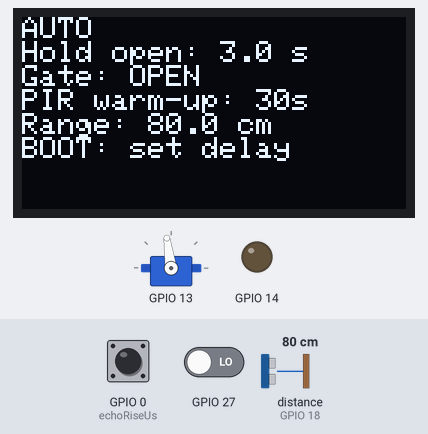
This sketch was run on a simulated ESP32. Parts: servo, 128×64 one-colour display, output pins drawn as LEDs (lit = HIGH). Wiring (inferred from the names in the program): ultrasonic range finder: trigger GPIO 5; echo GPIO 18. The inputs (shaded band) are chosen by the test bench; at power-on: distance to the obstacle (sensor on GPIO 18) 80 cm, GPIO 0 (echoRiseUs) HIGH, GPIO 27 LOW (analog values on the 0–4095 scale). The echo pulse lasts 58.3 µs per cm; servo pulses on a pin are drawn as a servo (544–2400 µs = 0–180°); pins used as bus, display or sensor lines are not drawn; what the sketch prints to the serial monitor is not drawn.

Above: at 1.2 s.
1.3 s: distance to the obstacle (sensor on GPIO 18) set to 2 cm
At 2.7 s:
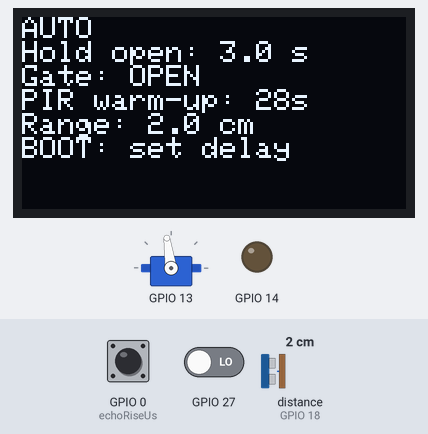
3.7 s: distance to the obstacle (sensor on GPIO 18) set to 4 cm
At 5.0 s:
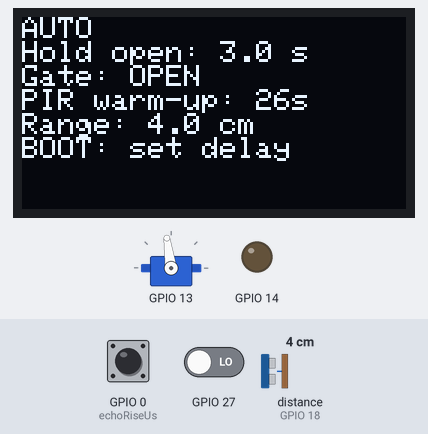
7.7 s: distance to the obstacle (sensor on GPIO 18) set to 9 cm
At 31.4 s:
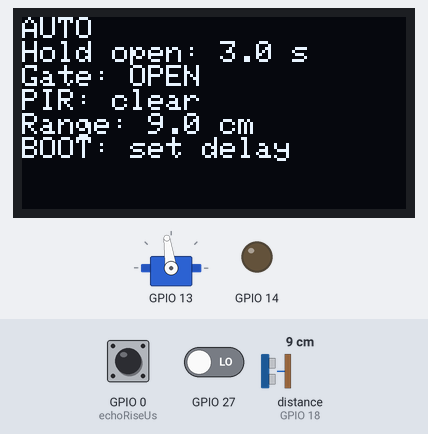
Timing chart, 0 to 31.7 s (numbered marks = the images above; inputs shaded):
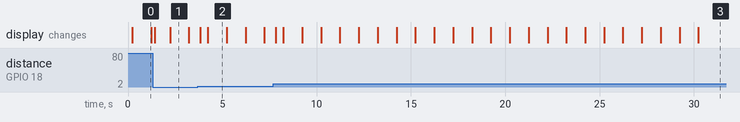

The sketch:

SecureIndustrialGate.ino
```cpp
/**
 * @file SecureIndustrialGate.ino
 * @brief Scenario 1 gate control with button-selected hold-delay tuning.
 *
 * PIR motion opens the gate. With a clear path, the selected delay controls
 * automatic closure. BOOT enters/leaves MANUAL delay adjustment (3-15 s).
 * An obstruction below 20 cm during closure freezes the gate and chirps once.
 * After the path clears, the OLED counts down five seconds before closing.
 * A returning obstruction or lost echo cancels the countdown.
 * UART reports live status and accepts HOLD 3-15, OPEN and CLOSE.
 * OLED SPI/I2C options and all supplied GPIO assignments are preserved.
 */

#include <Arduino.h>
#include <Adafruit_GFX.h>
#include <Adafruit_SSD1306.h>
#include <Wire.h>
#include <ctype.h>
#include <stdlib.h>
#include <string.h>
#include <esp_arduino_version.h>
#include <soc/gpio_struct.h>

#ifndef OLED_USE_SPI
#define OLED_USE_SPI 1
#endif
#ifndef ACTIVE_BUZZER
#define ACTIVE_BUZZER 1
#endif

// Pin assignments and timing.
namespace Pins {
constexpr uint8_t OLED_SCL = 22, OLED_SDA = 21, OLED_RESET = 32, OLED_DC = 33, OLED_CS = 23;
constexpr uint8_t POTENTIOMETER = 34, PIR = 27, ULTRASONIC_TRIGGER = 5, ULTRASONIC_ECHO = 18;
constexpr uint8_t BUZZER = 14, SERVO = 13, BOOT_BUTTON = 0;
}
namespace Timing {
constexpr uint32_t PIR_WARM_UP_MS = 30000, POT_SAMPLE_MS = 50, ULTRASONIC_INTERVAL_MS = 100;
constexpr uint32_t ULTRASONIC_TIMEOUT_US = 30000, OLED_REFRESH_MS = 200;
constexpr uint32_t BUTTON_POLL_MS = 10, BUTTON_DEBOUNCE_MS = 35;
constexpr uint32_t SERVO_OPEN_STEP_MS = 15, SERVO_CLOSE_STEP_MS = 22, BUZZER_ON_MS = 130;
constexpr uint32_t SAFETY_COUNTDOWN_MS = 5000, SERIAL_STATUS_MS = 1000;
}
namespace Limits {
constexpr float OBSTRUCTION_CM = 20.0F, MIN_VALID_DISTANCE_CM = 2.0F,
                MAX_VALID_DISTANCE_CM = 450.0F;
constexpr uint32_t HOLD_MIN_MS = 3000, HOLD_MAX_MS = 15000;
constexpr int CLOSED_ANGLE = 10, OPEN_ANGLE = 100;
constexpr uint16_t SERVO_MIN_PULSE_US = 500, SERVO_MAX_PULSE_US = 2400, SERVO_PERIOD_US = 20000;
constexpr uint8_t SERVO_PWM_CHANNEL = 0, SERVO_PWM_BITS = 16;
constexpr uint16_t PASSIVE_BUZZER_HZ = 2400;
}

constexpr uint8_t OLED_WIDTH = 128, OLED_HEIGHT = 64;
#if OLED_USE_SPI
Adafruit_SSD1306 display(OLED_WIDTH, OLED_HEIGHT, Pins::OLED_SDA, Pins::OLED_SCL, Pins::OLED_DC,
                         Pins::OLED_RESET, Pins::OLED_CS);
#else
Adafruit_SSD1306 display(OLED_WIDTH, OLED_HEIGHT, &Wire, Pins::OLED_RESET);
#endif

enum class Mode : uint8_t { AUTO, MANUAL, SAFETY };
enum class Motion : uint8_t { CLOSED, OPENING, OPEN, CLOSING, HALTED };
enum class RangePhase : uint8_t { IDLE, TRIGGER_HIGH, WAITING_FOR_ECHO };

// Controller state.
Mode mode = Mode::AUTO;
Motion motion = Motion::OPEN;
RangePhase ultrasonicPhase = RangePhase::IDLE;
int gateAngle = Limits::OPEN_ANGLE, targetAngle = Limits::OPEN_ANGLE;
uint32_t holdOpenMs = Limits::HOLD_MIN_MS, holdStartedMs = 0, bootMs = 0;
uint32_t lastServoStepMs = 0, lastPotSampleMs = 0, lastOledRefreshMs = 0;
uint32_t ultrasonicCycleStartedUs = 0, lastUltrasonicStartMs = 0;
uint32_t potFiltered = 0;
bool potInitialised = false, pirMotion = false, oledReady = false;
float distanceCm = NAN;
bool distanceValid = false;
uint32_t distanceUpdatedMs = 0;
bool buzzerOn = false;
uint32_t buzzerStartedMs = 0;
bool safetyCountingDown = false;
uint32_t safetyClearStartedMs = 0;
volatile uint32_t echoRiseUs = 0, capturedEchoDurationUs = 0;
volatile bool echoSampleReady = false, echoCaptureArmed = false, bootEdgePending = false;
portMUX_TYPE echoMux = portMUX_INITIALIZER_UNLOCKED;
bool buttonRawPressed = false, buttonStablePressed = false, buttonPressArmed = false;
uint32_t buttonRawChangedMs = 0, lastButtonPollMs = 0;
char serialCommand[24] = {};
uint8_t serialCommandLength = 0;
bool serialCommandInvalid = false;
char serialOutput[128] = "Ready. Commands: HOLD 3-15, OPEN, CLOSE. Press Enter to send.\n";
size_t serialOutputOffset = 0;
uint32_t lastSerialStatusMs = 0;

/**
 * @brief Check an elapsed interval safely across timer rollover.
 * @param now Current timer value.
 * @param since Starting timer value.
 * @param interval Required interval in the same units.
 * @return True when the interval has elapsed.
 */
bool hasElapsed(const uint32_t now, const uint32_t since, const uint32_t interval) {
  return static_cast<uint32_t>(now - since) >= interval;
}

/**
 * @brief Configure the existing 50 Hz servo PWM output.
 * @return True when PWM initialization succeeds.
 */
bool initialiseServoPwm() {
#if ESP_ARDUINO_VERSION_MAJOR >= 3
  return ledcAttachChannel(Pins::SERVO, 50, Limits::SERVO_PWM_BITS, Limits::SERVO_PWM_CHANNEL);
#else
  ledcSetup(Limits::SERVO_PWM_CHANNEL, 50, Limits::SERVO_PWM_BITS);
  ledcAttachPin(Pins::SERVO, Limits::SERVO_PWM_CHANNEL);
  return true;
#endif
}

/**
 * @brief Convert an angle to the calibrated PWM pulse and duty cycle.
 * @param angle Requested servo angle in degrees.
 * @return Nothing.
 */
void writeServoAngle(const int angle) {
  const int constrainedAngle = constrain(angle, 0, 180);
  const uint32_t pulseUs =
    map(constrainedAngle, 0, 180, Limits::SERVO_MIN_PULSE_US, Limits::SERVO_MAX_PULSE_US);
  const uint32_t maximumDuty = (1UL << Limits::SERVO_PWM_BITS) - 1UL;
  const uint32_t duty = (pulseUs * maximumDuty) / Limits::SERVO_PERIOD_US;
#if ESP_ARDUINO_VERSION_MAJOR >= 3
  ledcWriteChannel(Limits::SERVO_PWM_CHANNEL, duty);
#else
  ledcWrite(Limits::SERVO_PWM_CHANNEL, duty);
#endif
}

/**
 * @brief Capture ultrasonic echo edges through the GPIO input register.
 * @return Nothing.
 */
void IRAM_ATTR onUltrasonicEchoChange() {
  if (!echoCaptureArmed) return;
  uint32_t nowUs = micros();
  if (GPIO.in & (1UL << Pins::ULTRASONIC_ECHO)) {
    echoRiseUs = nowUs;
    return;
  }
  if (echoRiseUs == 0) return;
  portENTER_CRITICAL_ISR(&echoMux);
  capturedEchoDurationUs = static_cast<uint32_t>(nowUs - echoRiseUs);
  echoSampleReady = true;
  echoCaptureArmed = false;
  portEXIT_CRITICAL_ISR(&echoMux);
  echoRiseUs = 0;
}

/**
 * @brief Flag a BOOT edge for debouncing in the main loop.
 * @return Nothing.
 */
void IRAM_ATTR onBootButtonChange() {
  bootEdgePending = true;
}

/**
 * @brief Get the gate motion label for the OLED and UART.
 * @param value Current motion state.
 * @return The corresponding display label.
 */
const char *motionName(Motion value) {
  static const char *names[] = { "CLOSED", "OPENING", "OPEN", "CLOSING", "HALTED" };
  return names[static_cast<uint8_t>(value)];
}

/**
 * @brief Switch the active buzzer or passive piezo output.
 * @param enabled Whether the warning should sound.
 * @return Nothing.
 */
void setBuzzerOutput(bool enabled) {
#if ACTIVE_BUZZER
  digitalWrite(Pins::BUZZER, enabled ? HIGH : LOW);
#else
  if (enabled) tone(Pins::BUZZER, Limits::PASSIVE_BUZZER_HZ);
  else noTone(Pins::BUZZER);
#endif
}

/**
 * @brief End the single safety warning chirp without blocking.
 * @param now Current millisecond timestamp.
 * @return Nothing.
 */
void updateBuzzer(uint32_t now) {
  if (buzzerOn && hasElapsed(now, buzzerStartedMs, Timing::BUZZER_ON_MS)) {
    setBuzzerOutput(false);
    buzzerOn = false;
  }
}

/**
 * @brief Read the dial only in MANUAL and set the hold-open delay.
 * @param now Current millisecond timestamp.
 * @return Nothing.
 */
void updatePotentiometer(uint32_t now) {
  if (mode != Mode::MANUAL || !hasElapsed(now, lastPotSampleMs, Timing::POT_SAMPLE_MS)) return;
  lastPotSampleMs = now;
  const uint16_t sample = analogRead(Pins::POTENTIOMETER);
  if (!potInitialised) {
    potFiltered = sample;
    potInitialised = true;
  } else {
    potFiltered = (potFiltered * 7U + sample) / 8U;
  }
  holdOpenMs = map(potFiltered, 0, 4095, Limits::HOLD_MIN_MS, Limits::HOLD_MAX_MS);
}

/**
 * @brief Schedule trigger pulses and consume interrupt-captured echoes without blocking.
 * @param now Current millisecond timestamp.
 * @param nowUs Current microsecond timestamp.
 * @return Nothing.
 */
void updateUltrasonic(uint32_t now, uint32_t nowUs) {
  if (ultrasonicPhase == RangePhase::IDLE) {
    if (hasElapsed(now, lastUltrasonicStartMs, Timing::ULTRASONIC_INTERVAL_MS)) {
      echoRiseUs = 0;
      portENTER_CRITICAL(&echoMux);
      echoSampleReady = false;
      echoCaptureArmed = true;
      portEXIT_CRITICAL(&echoMux);
      digitalWrite(Pins::ULTRASONIC_TRIGGER, HIGH);
      ultrasonicCycleStartedUs = nowUs;
      lastUltrasonicStartMs = now;
      ultrasonicPhase = RangePhase::TRIGGER_HIGH;
    }
    return;
  }
  if (ultrasonicPhase == RangePhase::TRIGGER_HIGH) {
    if (hasElapsed(nowUs, ultrasonicCycleStartedUs, 10U)) {
      digitalWrite(Pins::ULTRASONIC_TRIGGER, LOW);
      ultrasonicCycleStartedUs = nowUs;
      ultrasonicPhase = RangePhase::WAITING_FOR_ECHO;
    }
    return;
  }
  bool sampleReady = false;
  uint32_t echoDurationUs = 0;
  portENTER_CRITICAL(&echoMux);
  if (echoSampleReady) {
    sampleReady = true;
    echoDurationUs = capturedEchoDurationUs;
    echoSampleReady = false;
  }
  portEXIT_CRITICAL(&echoMux);
  if (sampleReady) {
    float cm = (echoDurationUs * 0.0343F) / 2.0F;
    distanceUpdatedMs = now;
    distanceValid = cm >= Limits::MIN_VALID_DISTANCE_CM && cm <= Limits::MAX_VALID_DISTANCE_CM;
    distanceCm = distanceValid ? cm : NAN;
    ultrasonicPhase = RangePhase::IDLE;
    return;
  }
  if (hasElapsed(nowUs, ultrasonicCycleStartedUs, Timing::ULTRASONIC_TIMEOUT_US)) {
    portENTER_CRITICAL(&echoMux);
    echoCaptureArmed = false;
    echoSampleReady = false;
    portEXIT_CRITICAL(&echoMux);
    echoRiseUs = 0;
    distanceCm = NAN;
    distanceValid = false;
    distanceUpdatedMs = now;
    ultrasonicPhase = RangePhase::IDLE;
  }
}

/**
 * @brief Check whether the last ultrasonic measurement is valid and recent.
 * @param now Current millisecond timestamp.
 * @return True for a valid reading less than three sample intervals old.
 */
bool distanceIsFresh(uint32_t now) {
  return distanceValid && !hasElapsed(now, distanceUpdatedMs, Timing::ULTRASONIC_INTERVAL_MS * 3U);
}

/**
 * @brief Require a fresh distance above 20 cm for closing or recovery.
 * @param now Current millisecond timestamp.
 * @return True when the path is clear.
 */
bool isPathClear(uint32_t now) {
  return distanceIsFresh(now) && distanceCm > Limits::OBSTRUCTION_CM;
}

/**
 * @brief Command opening; start the hold interval once fully open.
 * @param now Current millisecond timestamp.
 * @return Nothing.
 */
void openGate(uint32_t now) {
  targetAngle = Limits::OPEN_ANGLE;
  motion = gateAngle == targetAngle ? Motion::OPEN : Motion::OPENING;
  if (motion == Motion::OPEN) holdStartedMs = now;
}

/**
 * @brief Advance the servo one degree when its next step is due.
 * @param now Current millisecond timestamp.
 * @return Nothing.
 */
void updateServo(uint32_t now) {
  if (gateAngle == targetAngle) return;
  const bool opening = targetAngle > gateAngle;
  const uint32_t stepMs = opening ? Timing::SERVO_OPEN_STEP_MS : Timing::SERVO_CLOSE_STEP_MS;
  if (!hasElapsed(now, lastServoStepMs, stepMs)) return;
  lastServoStepMs = now;
  gateAngle += opening ? 1 : -1;
  writeServoAngle(gateAngle);
  if (gateAngle == targetAngle) {
    motion = opening ? Motion::OPEN : Motion::CLOSED;
    if (opening) holdStartedMs = now;
  }
}

/**
 * @brief Halt below 20 cm, then close after five continuously clear seconds.
 * @param now Current millisecond timestamp.
 * @return Nothing.
 */
void updateSafetyLogic(uint32_t now) {
  if (mode == Mode::SAFETY) {
    if (!isPathClear(now)) {
      safetyCountingDown = false;
    } else if (!safetyCountingDown) {
      safetyCountingDown = true;
      safetyClearStartedMs = now;
    } else if (hasElapsed(now, safetyClearStartedMs, Timing::SAFETY_COUNTDOWN_MS)) {
      safetyCountingDown = false;
      mode = Mode::AUTO;
      targetAngle = Limits::CLOSED_ANGLE;
      motion = Motion::CLOSING;
    }
    return;
  }
  if (motion != Motion::CLOSING || !distanceIsFresh(now) || distanceCm >= Limits::OBSTRUCTION_CM)
    return;
  targetAngle = gateAngle;
  motion = Motion::HALTED;
  mode = Mode::SAFETY;
  safetyCountingDown = false;
  buttonPressArmed = false;
  buzzerOn = true;
  buzzerStartedMs = now;
  setBuzzerOutput(true);
}

/**
 * @brief Toggle delay tuning; BOOT has no action during safety recovery.
 * @return Nothing.
 */
void handleButtonPress() {
  if (mode == Mode::SAFETY) return;
  mode = mode == Mode::AUTO ? Mode::MANUAL : Mode::AUTO;
  potInitialised = false;
}

/**
 * @brief Debounce BOOT and handle one action on release of each new press.
 * @param now Current millisecond timestamp.
 * @return Nothing.
 */
void updateBootButton(uint32_t now) {
  if (!bootEdgePending && !hasElapsed(now, lastButtonPollMs, Timing::BUTTON_POLL_MS)) return;
  bootEdgePending = false;
  lastButtonPollMs = now;
  const bool pressed = digitalRead(Pins::BOOT_BUTTON) == LOW;
  if (pressed != buttonRawPressed) {
    buttonRawPressed = pressed;
    buttonRawChangedMs = now;
  }
  if (buttonRawPressed == buttonStablePressed
      || !hasElapsed(now, buttonRawChangedMs, Timing::BUTTON_DEBOUNCE_MS))
    return;
  buttonStablePressed = buttonRawPressed;
  if (buttonStablePressed) {
    buttonPressArmed = true;
  } else if (buttonPressArmed) {
    buttonPressArmed = false;
    handleButtonPress();
  }
}

/**
 * @brief Run PIR opening and safe timed closing in AUTO and MANUAL tuning.
 * @param now Current millisecond timestamp.
 * @return Nothing.
 */
void updateGate(uint32_t now) {
  if (mode == Mode::SAFETY || !hasElapsed(now, bootMs, Timing::PIR_WARM_UP_MS)) return;
  if (pirMotion) {
    holdStartedMs = now;
    if (motion == Motion::CLOSED || motion == Motion::CLOSING) openGate(now);
  } else if (motion == Motion::OPEN && hasElapsed(now, holdStartedMs, holdOpenMs)
             && isPathClear(now)) {
    targetAngle = Limits::CLOSED_ANGLE;
    motion = Motion::CLOSING;
  }
}

/**
 * @brief Apply HOLD, OPEN or CLOSE while preserving safety checks and servo endpoints.
 * @param now Current millisecond timestamp.
 * @return Nothing.
 */
void handleSerialCommand(uint32_t now) {
  if (!serialCommandInvalid
      && (strcmp(serialCommand, "OPEN") == 0 || strcmp(serialCommand, "CLOSE") == 0)) {
    const bool opening = strcmp(serialCommand, "OPEN") == 0;
    if (mode == Mode::SAFETY) {
      snprintf(serialOutput, sizeof(serialOutput), "Blocked: wait for safety recovery.\n");
    } else if (opening) {
      openGate(now);
      snprintf(serialOutput, sizeof(serialOutput), "OK: opening. Normal hold delay applies.\n");
    } else if (!hasElapsed(now, bootMs, Timing::PIR_WARM_UP_MS)) {
      snprintf(serialOutput, sizeof(serialOutput), "Blocked: PIR is warming up.\n");
    } else if (pirMotion || !isPathClear(now)) {
      snprintf(serialOutput, sizeof(serialOutput),
               "Blocked: closing needs no motion and a clear range reading.\n");
    } else {
      targetAngle = Limits::CLOSED_ANGLE;
      motion = gateAngle == targetAngle ? Motion::CLOSED : Motion::CLOSING;
      snprintf(serialOutput, sizeof(serialOutput), "OK: closing.\n");
    }
    return;
  }
  char *end = nullptr;
  const bool hasPrefix = strncmp(serialCommand, "HOLD ", 5) == 0;
  const long seconds = hasPrefix ? strtol(serialCommand + 5, &end, 10) : 0;
  if (serialCommandInvalid || !hasPrefix || end == serialCommand + 5 || *end != '\0'
      || seconds < static_cast<long>(Limits::HOLD_MIN_MS / 1000U)
      || seconds > static_cast<long>(Limits::HOLD_MAX_MS / 1000U)) {
    snprintf(serialOutput, sizeof(serialOutput),
             "Use HOLD 3-15 (whole seconds), OPEN or CLOSE, then Enter.\n");
    return;
  }
  holdOpenMs = static_cast<uint32_t>(seconds) * 1000U;
  if (mode == Mode::MANUAL) {
    mode = Mode::AUTO;
    potInitialised = false;
  }
  snprintf(serialOutput, sizeof(serialOutput), "OK: hold open = %ld s.\n", seconds);
}

/**
 * @brief Read bounded UART input and send buffered replies or one-second live status.
 * @param now Current millisecond timestamp.
 * @return Nothing.
 */
void updateSerial(uint32_t now) {
  // Only write bytes that fit now; a busy terminal must not stall gate control.
  if (serialOutput[serialOutputOffset] != '\0') {
    const int room = Serial.availableForWrite();
    if (room <= 0) return;
    const size_t remaining = strlen(serialOutput + serialOutputOffset);
    const size_t count = remaining < static_cast<size_t>(room) ? remaining : room;
    serialOutputOffset +=
      Serial.write(reinterpret_cast<const uint8_t *>(serialOutput + serialOutputOffset), count);
    if (serialOutput[serialOutputOffset] != '\0') return;
    serialOutputOffset = 0;
    serialOutput[0] = '\0';
  }

  // Limit work per loop, including when pasted input is malformed or very long.
  for (uint8_t consumed = 0; consumed < 16 && Serial.available() > 0; ++consumed) {
    const char value = static_cast<char>(Serial.read());
    if (value == '\r' || value == '\n') {
      if (serialCommandLength == 0 && !serialCommandInvalid) continue;
      serialCommand[serialCommandLength] = '\0';
      handleSerialCommand(now);
      serialCommandLength = 0;
      serialCommandInvalid = false;
      return;
    }
    if (serialCommandInvalid) continue;
    if (value < ' ' || value > '~' || serialCommandLength >= sizeof(serialCommand) - 1) {
      serialCommandInvalid = true;
    } else {
      serialCommand[serialCommandLength++] = static_cast<char>(toupper(value));
    }
  }

  if (!hasElapsed(now, lastSerialStatusMs, Timing::SERIAL_STATUS_MS)) return;
  lastSerialStatusMs = now;
  char range[16];
  if (distanceIsFresh(now)) snprintf(range, sizeof(range), "%.1f cm", distanceCm);
  else snprintf(range, sizeof(range), "no echo");
  const char *modeLabel = mode == Mode::SAFETY   ? "SAFETY"
                          : mode == Mode::MANUAL ? "MANUAL"
                                                 : "AUTO";
  const char *pirLabel = !hasElapsed(now, bootMs, Timing::PIR_WARM_UP_MS) ? "warm-up"
                         : pirMotion                                      ? "motion"
                                                                          : "clear";
  snprintf(serialOutput, sizeof(serialOutput),
           "%s | Gate: %s | Hold: %.1f s | Range: %s | PIR: %s%s\n", modeLabel, motionName(motion),
           holdOpenMs / 1000.0, range, pirLabel, safetyCountingDown ? " | Recovery countdown" : "");
}

/**
 * @brief Show the measured distance or a missing-echo indication.
 * @return Nothing.
 */
void drawDistance() {
  display.print(F("Range: "));
  if (distanceValid) {
    display.print(distanceCm, 1);
    display.println(F(" cm"));
  } else {
    display.println(F("no echo"));
  }
}

/**
 * @brief Refresh the OLED with delay tuning, gate status, or safety instructions.
 * @param now Current millisecond timestamp.
 * @return Nothing.
 */
void updateDisplay(uint32_t now) {
  if (!oledReady || !hasElapsed(now, lastOledRefreshMs, Timing::OLED_REFRESH_MS)) return;
  lastOledRefreshMs = now;
  display.clearDisplay();
  display.setCursor(0, 0);
  display.setTextColor(SSD1306_WHITE);
  display.setTextSize(1);
  if (mode == Mode::SAFETY) {
    if (safetyCountingDown) {
      const uint32_t seconds =
        (Timing::SAFETY_COUNTDOWN_MS - (now - safetyClearStartedMs) + 999U) / 1000U;
      display.println(F("Obstruction gone"));
      display.println(F("Gate is closing"));
      display.print(F("in "));
      display.print(seconds);
      display.println(F(" seconds"));
    } else {
      display.println(F("!! SAFETY BLOCK !!"));
      display.println(F("Gate: HALTED"));
      display.println(F("Waiting for clear"));
    }
    drawDistance();
  } else {
    display.println(mode == Mode::MANUAL ? F("MANUAL - SET DELAY") : F("AUTO"));
    display.print(F("Hold open: "));
    display.print(static_cast<float>(holdOpenMs) / 1000.0F, 1);
    display.println(F(" s"));
    if (mode == Mode::MANUAL) display.println(F("Turn dial: 3-15 s"));
    display.print(F("Gate: "));
    display.println(motionName(motion));
    if (!hasElapsed(now, bootMs, Timing::PIR_WARM_UP_MS)) {
      display.print(F("PIR warm-up: "));
      display.print((Timing::PIR_WARM_UP_MS - (now - bootMs) + 999U) / 1000U);
      display.println(F("s"));
    } else {
      display.println(pirMotion ? F("PIR: MOTION") : F("PIR: clear"));
    }
    drawDistance();
    display.println(mode == Mode::MANUAL ? F("BOOT: done") : F("BOOT: set delay"));
  }
  display.display();
}

/**
 * @brief Initialize the existing SPI or I2C OLED build option.
 * @return True when the display initializes successfully.
 */
bool initialiseDisplay() {
#if OLED_USE_SPI
  return display.begin(SSD1306_SWITCHCAPVCC);
#else
  Wire.begin(Pins::OLED_SDA, Pins::OLED_SCL);
  return display.begin(SSD1306_SWITCHCAPVCC, 0x3C);
#endif
}

/**
 * @brief Initialize the pins, interrupts and display, starting with the gate open.
 * @return Nothing.
 */
void setup() {
  Serial.begin(115200);
  pinMode(Pins::PIR, INPUT);
  pinMode(Pins::ULTRASONIC_TRIGGER, OUTPUT);
  pinMode(Pins::ULTRASONIC_ECHO, INPUT);
  pinMode(Pins::BUZZER, OUTPUT);
  pinMode(Pins::BOOT_BUTTON, INPUT_PULLUP);
  digitalWrite(Pins::ULTRASONIC_TRIGGER, LOW);
  setBuzzerOutput(false);
  analogReadResolution(12);
  analogSetPinAttenuation(Pins::POTENTIOMETER, ADC_11db);
  initialiseServoPwm();
  writeServoAngle(Limits::OPEN_ANGLE);
  attachInterrupt(digitalPinToInterrupt(Pins::ULTRASONIC_ECHO), onUltrasonicEchoChange, CHANGE);
  attachInterrupt(digitalPinToInterrupt(Pins::BOOT_BUTTON), onBootButtonChange, CHANGE);
  oledReady = initialiseDisplay();
  bootMs = millis();
  lastSerialStatusMs = bootMs;
  holdStartedMs = bootMs;
  lastUltrasonicStartMs = bootMs - Timing::ULTRASONIC_INTERVAL_MS;
  buttonRawPressed = digitalRead(Pins::BOOT_BUTTON) == LOW;
  buttonStablePressed = buttonRawPressed;
}

/**
 * @brief Update sensors, safety, controls and outputs without blocking.
 * @return Nothing.
 */
void loop() {
  const uint32_t now = millis();
  updateUltrasonic(now, micros());
  updateSafetyLogic(now);
  updateBootButton(now);
  updatePotentiometer(now);
  pirMotion = hasElapsed(now, bootMs, Timing::PIR_WARM_UP_MS) && digitalRead(Pins::PIR) == HIGH;
  updateGate(now);
  updateServo(now);
  updateBuzzer(now);
  updateDisplay(now);
  updateSerial(now);
}
```

Measured:
- what the display in image 0 shows lasts 1.0 s, from 0.2 s to 1.2 s
